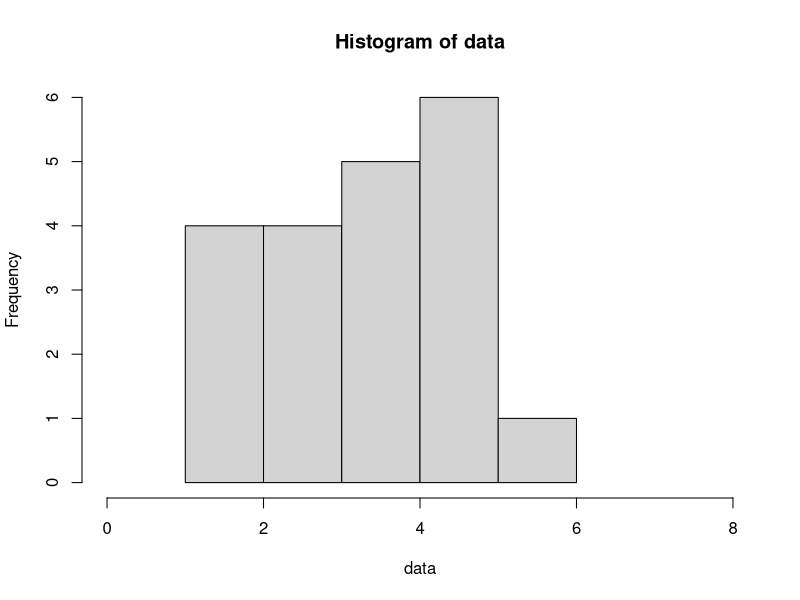

R code for this plot:
#2
#Terdapat 20 pasien menderita Covid19 dengan peluang sembuh sebesar 0.2.

#a
a <- dbinom(x=4,20,0.2)
a
#Peluang terdapat 4 pasien yang sembuh = 0.2181994

#b
data <- rbinom(20,20,0.2)
hist(data,
     xlim = c(0,8))

#c
n=20 
p=0.2 
q=1-p 

#rerata teoritis
me=n*p
me

#rerata sampel
mean(data)

#variasi teoritis
va=n*p*q
va

#variasi sampel
var(data)